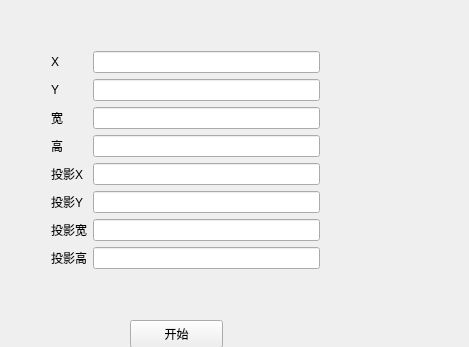
<?xml version="1.0" encoding="UTF-8"?>
<ui version="4.0">
 <class>WidgetSetup</class>
 <widget class="QWidget" name="WidgetSetup">
  <property name="geometry">
   <rect>
    <x>0</x>
    <y>0</y>
    <width>469</width>
    <height>347</height>
   </rect>
  </property>
  <property name="windowTitle">
   <string>WidgetSetup</string>
  </property>
  <widget class="QWidget" name="formLayoutWidget">
   <property name="geometry">
    <rect>
     <x>40</x>
     <y>40</y>
     <width>291</width>
     <height>276</height>
    </rect>
   </property>
   <layout class="QFormLayout" name="formLayout">
    <item row="0" column="0">
     <widget class="QLabel" name="label">
      <property name="text">
       <string>X</string>
      </property>
     </widget>
    </item>
    <item row="0" column="1">
     <widget class="QLineEdit" name="lineEdit_SRC_LEFT"/>
    </item>
    <item row="8" column="1">
     <widget class="QLineEdit" name="lineEdit_DST_WIDTH"/>
    </item>
    <item row="7" column="1">
     <widget class="QLineEdit" name="lineEdit_DST_TOP"/>
    </item>
    <item row="6" column="1">
     <widget class="QLineEdit" name="lineEdit_DST_LEFT"/>
    </item>
    <item row="5" column="1">
     <widget class="QLineEdit" name="lineEdit_SRC_HEIGHT"/>
    </item>
    <item row="4" column="1">
     <widget class="QLineEdit" name="lineEdit_SRC_WIDTH"/>
    </item>
    <item row="3" column="1">
     <widget class="QLineEdit" name="lineEdit_SRC_TOP"/>
    </item>
    <item row="3" column="0">
     <widget class="QLabel" name="label_2">
      <property name="text">
       <string>Y</string>
      </property>
     </widget>
    </item>
    <item row="4" column="0">
     <widget class="QLabel" name="label_3">
      <property name="text">
       <string>宽</string>
      </property>
     </widget>
    </item>
    <item row="5" column="0">
     <widget class="QLabel" name="label_4">
      <property name="text">
       <string>高</string>
      </property>
     </widget>
    </item>
    <item row="6" column="0">
     <widget class="QLabel" name="label_5">
      <property name="text">
       <string>投影X</string>
      </property>
     </widget>
    </item>
    <item row="7" column="0">
     <widget class="QLabel" name="label_6">
      <property name="text">
       <string>投影Y</string>
      </property>
     </widget>
    </item>
    <item row="8" column="0">
     <widget class="QLabel" name="label_7">
      <property name="text">
       <string>投影宽</string>
      </property>
     </widget>
    </item>
    <item row="12" column="1">
     <widget class="QLineEdit" name="lineEdit_DST_HEIGHT"/>
    </item>
    <item row="12" column="0">
     <widget class="QLabel" name="label_8">
      <property name="text">
       <string>投影高</string>
      </property>
     </widget>
    </item>
   </layout>
  </widget>
  <widget class="QPushButton" name="BTN_START">
   <property name="geometry">
    <rect>
     <x>130</x>
     <y>320</y>
     <width>93</width>
     <height>28</height>
    </rect>
   </property>
   <property name="text">
    <string>开始</string>
   </property>
  </widget>
 </widget>
 <layoutdefault spacing="6" margin="11"/>
 <resources/>
 <connections/>
</ui>
